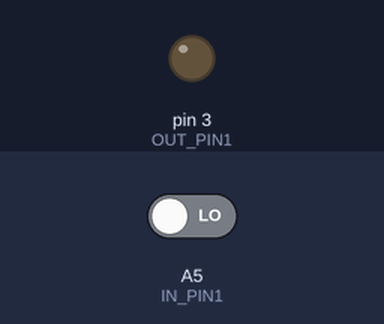
The sketch below on a simulated Arduino Uno, built with avr-gcc and run on an emulated ATmega328P. Parts: output pins drawn as LEDs (lit = HIGH). Dashed ring = blinking. Inputs (shaded band) come from the test bench; at power-on: A5 (IN_PIN1) LOW.

Above: at 1.2 s.
1.3 s: A5 (IN_PIN1) driven HIGH
At 2.0 s:
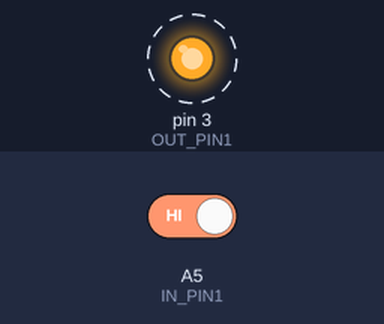
4.3 s: A5 (IN_PIN1) driven LOW
Timing chart, 0 to 7.3 s (numbered marks = the images above; inputs shaded):
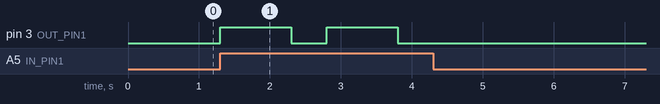

The sketch:

linefinder_Speaker.ino
```cpp
//DeBug  switch
#define  DeBug   0

//hardware IO definition
#define BUTTON         2
#define LIGHT_SENSOR   A0
#define CHRG_LED       A3  //low-level work
#define PWR_HOLD       A1
#define PWR            6   //low-level work
#define KEY            2
#define LED            10
#define OUT_PIN1       3   //normal output pin
#define OUT_PIN2       5
#define IN_PIN1        A5  //normal input pin
#define IN_PIN2        A4

int linefinder = IN_PIN1;
int recorder   = OUT_PIN1;

const uint8_t ON = 1;
const uint8_t OFF = 0;
const uint32_t speakDuration = 1 * 1000;

void setup() {
  pinMode(linefinder, INPUT);
  //digitalWrite(linefinder, LOW);
  pinMode(recorder, OUTPUT);
}

void loop() {
  if(digitalRead(linefinder) == HIGH)
  {
    for(int i=0; i<3; i++)
    {
      uint32_t timeCount = millis();
      digitalWrite(recorder, HIGH);
      while(millis() - timeCount < speakDuration)
      {
        if(digitalRead(linefinder) == LOW)
        {
          i=3;
          digitalWrite(recorder, LOW);
          break;
        }
      }
      digitalWrite(recorder, LOW);
      delay(500);
    }
  }
  while(digitalRead(linefinder) == HIGH);
  while(digitalRead(linefinder) == LOW);
}
```

Measured:
- after the input at 1.3 s, pin 3 (OUT_PIN1): alternates HIGH for 1.0 s and LOW for 0.50 s, starting at once
